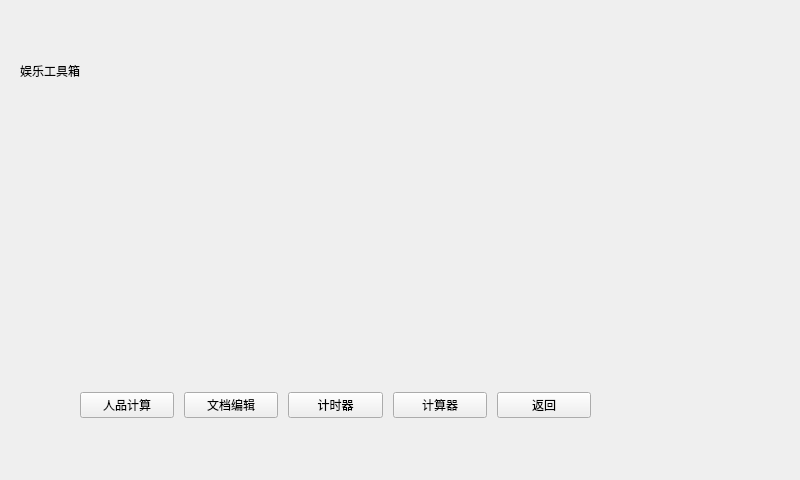
<?xml version="1.0" encoding="UTF-8"?>
<ui version="4.0">
 <class>gamewindows</class>
 <widget class="QMainWindow" name="gamewindows">
  <property name="geometry">
   <rect>
    <x>0</x>
    <y>0</y>
    <width>800</width>
    <height>480</height>
   </rect>
  </property>
  <property name="windowTitle">
   <string>MainWindow</string>
  </property>
  <widget class="QWidget" name="centralwidget">
   <widget class="QLabel" name="label">
    <property name="geometry">
     <rect>
      <x>20</x>
      <y>40</y>
      <width>241</width>
      <height>61</height>
     </rect>
    </property>
    <property name="styleSheet">
     <string notr="true">font: 20pt &quot;黑体&quot;;</string>
    </property>
    <property name="text">
     <string>娱乐工具箱</string>
    </property>
   </widget>
   <widget class="QWidget" name="layoutWidget">
    <property name="geometry">
     <rect>
      <x>80</x>
      <y>390</y>
      <width>511</width>
      <height>31</height>
     </rect>
    </property>
    <layout class="QHBoxLayout" name="horizontalLayout">
     <property name="spacing">
      <number>10</number>
     </property>
     <item>
      <widget class="QPushButton" name="manBtn">
       <property name="styleSheet">
        <string notr="true">font: 12pt &quot;黑体&quot;;</string>
       </property>
       <property name="text">
        <string>人品计算</string>
       </property>
      </widget>
     </item>
     <item>
      <widget class="QPushButton" name="gameBtn">
       <property name="styleSheet">
        <string notr="true">font: 12pt &quot;黑体&quot;;</string>
       </property>
       <property name="text">
        <string>文档编辑</string>
       </property>
      </widget>
     </item>
     <item>
      <widget class="QPushButton" name="videoBtn">
       <property name="styleSheet">
        <string notr="true">font: 12pt &quot;黑体&quot;;</string>
       </property>
       <property name="text">
        <string>计时器</string>
       </property>
      </widget>
     </item>
     <item>
      <widget class="QPushButton" name="lightBtn">
       <property name="styleSheet">
        <string notr="true">font: 12pt &quot;黑体&quot;;</string>
       </property>
       <property name="text">
        <string>计算器</string>
       </property>
      </widget>
     </item>
     <item>
      <widget class="QPushButton" name="exitBtn">
       <property name="styleSheet">
        <string notr="true">font: 12pt &quot;黑体&quot;;</string>
       </property>
       <property name="text">
        <string>返回</string>
       </property>
      </widget>
     </item>
    </layout>
   </widget>
   <widget class="QLabel" name="bgLabel">
    <property name="geometry">
     <rect>
      <x>0</x>
      <y>0</y>
      <width>800</width>
      <height>480</height>
     </rect>
    </property>
    <property name="text">
     <string/>
    </property>
   </widget>
   <zorder>bgLabel</zorder>
   <zorder>label</zorder>
   <zorder>layoutWidget</zorder>
  </widget>
 </widget>
 <resources/>
 <connections/>
</ui>
